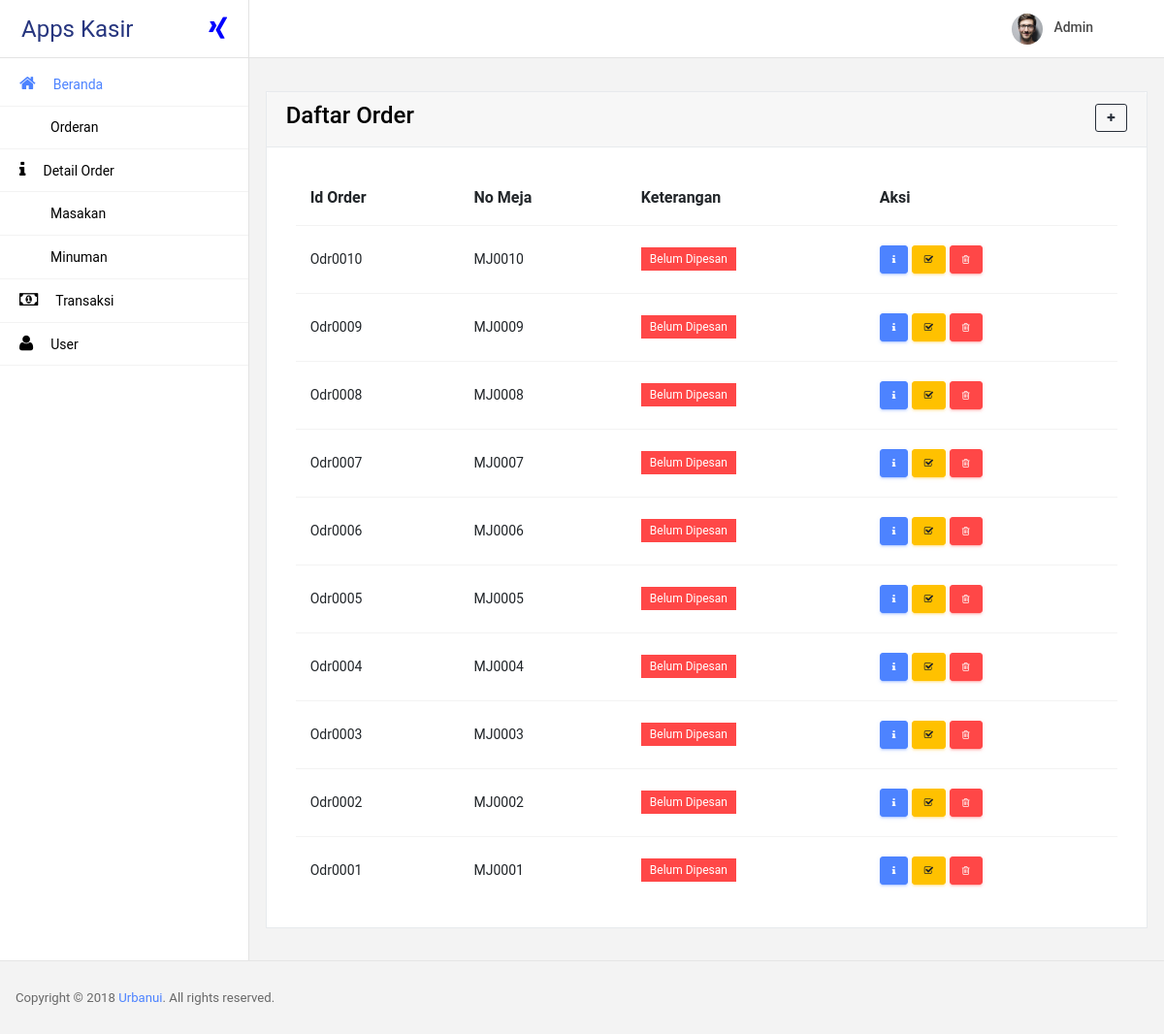
The page /index.php?order/admin (signed in) on the database its author committed.
### tables this page shows
CREATE TABLE `user` (
  `id_user` char(20) NOT NULL,
  `username` varchar(255) DEFAULT NULL,
  `password` char(255) DEFAULT NULL,
  `nama_user` varchar(255) DEFAULT NULL,
  `id_level` char(20) DEFAULT '5',
  PRIMARY KEY (`id_user`),
  KEY `id_level` (`id_level`)
);

CREATE TABLE `orderan` (
  `id_order` char(20) NOT NULL,
  `no_meja` char(20) DEFAULT NULL,
  `tanggal` date DEFAULT NULL,
  `id_user` char(20) DEFAULT NULL,
  `keterangan` enum('Belum Dipesan','Sudah Dipesan') DEFAULT 'Belum Dipesan',
  `status_order` enum('Sudah diproses','Belum diproses') DEFAULT 'Belum diproses',
  PRIMARY KEY (`id_order`),
  KEY `id_user` (`id_user`),
  CONSTRAINT `orderan_ibfk_1` FOREIGN KEY (`id_user`) REFERENCES `user` (`id_user`)
);

### common/query.php (called while the page is built, shortened)
<?php
class Query{
	public static function nampil($kon,$table,$data){
		return mysqli_query($kon,"SELECT * FROM $table WHERE $data");
	}
	public static function tampil($kon,$table){
		return mysqli_query($kon,"SELECT * FROM $table");
	}
	public static function fetch($syarat){
		return mysqli_fetch_array($syarat);
	}
}
?>

### common/link_dalam.php (called while the page is built, shortened)
<?php
$url=$_SERVER["QUERY_STRING"];
$belah=explode("/", $url);
$pecah=explode("-", $belah[0]);
$folder=$belah[1];
$file=$pecah[0];
if ($folder!="" AND $file!="") {
	if (file_exists("halaman/$folder/$file.php")) {
		include ("halaman/$folder/$file.php");
	}
	else{
		header("location:index.php");
	}
}
else{
	include ("halaman/umum/beranda.php");
}
?>

### index.php (called while the page is built, shortened)
<?php
$kon=mysqli_connect("localhost","root","","db_andika") or die ("Belum Konek");
include ("common/class_template.php");
include ("common/query.php");
$tem=new template();
if ($_SESSION['id']=="") {
	include ("common/link.php");
}
else{
	include ("common/link_dalam.php");
	include ("template/dashboard.php");
}
include ("template/layout.php");
?>

### halaman/admin/order.php (the view)
<?php
$query=Query::tampil($kon,"orderan ORDER BY id_order DESC");
while ($row=Query::fetch($query)) {
  $Detail=$tem->tbl("dt_order-{$row['id_order']}/$folder","primary","Detail","info");
  $Edit=$tem->tbl("edit_order-{$row['id_order']}/$folder","warning","Proses Pemesanan Selesai","check");
  $Hapus=$tem->tbl("hapus_order-{$row['id_order']}/aksi","danger","Hapus","trash");
  if ($row['keterangan']=="Sudah Dipesan") {
    $ket="<label class='badge badge-info'>{$row['keterangan']}</label>";
  }
  else{
    $ket="<label class='badge badge-danger'>{$row['keterangan']}</label>";
  }
  $tr.="
    <tr>
      <td>{$row['id_order']}</td>
      <td>{$row['no_meja']}</td>
      <td>$ket</td>
      <td>$Detail $Edit $Hapus</td>
    </tr>
  ";
}
$isi="
	<div class='table-responsive'>
        <table class='table'>
          <thead>
            <tr>
              <th><b>Id Order</th>
              <th><b>No Meja</th>
              <th><b>Keterangan</th>
              <th><b>Aksi</th>
            </tr>
          </thead>
          <tbody>
            $tr
          </tbody>
        </table>
      </div>
    </div>
  </div>
";
$tbl=$tem->tblink("tbh_order/admin","dark","Tambah","plus");
$konten=$tem->wadahisi("Daftar Order","$tbl","$isi");
?>

### common/class_template.php (shortened to what this page needs)
<?php
	class template{
		function wadahisi($wjudul,$wTombol,$wIsi){
			return "
				<div class='row'>
			        <div class='col-md-12 stretch-card'>
				        <div class='card'>
				            <div class='card-header'>
				              <h3>
				              	$wjudul
				              	$wTombol
				              </h3>
				            </div>
				            <div class='card-body'>
				              $wIsi
				            </div>
				        </div>
			        </div>
			    </div>
			";
		}
		function tblink($link,$warna,$ket,$icon){
			return "
				<a href='?$link' class='btn btn-outline-$warna btn-xs' style='float:right;' title='$ket'><span class='icon-$icon'></span></a>
			";
		}
		function tbl($link,$warna,$judul,$icon){
			return"
				<a href='?$link' class='btn btn-$warna btn-xs' title='$judul'><span class='icon-$icon'></span></a>
			";
		}
	}
?>

### template/header.php (shortened to what this page needs)
<?php
$ambil=mysqli_fetch_array(Query::nampil($kon,"user","username='{$_SESSION['id']}'"));
switch ($ambil['id_level']) {
  case '1':
    $level="Admin";
    $img="<img src='images/faces/face24.jpg' alt='profile'/>";
  break;
}
$header="
        <nav class='navbar col-lg-12 col-12 p-0 fixed-top d-flex flex-row'>
                <div class='navbar-brand-wrapper d-flex justify-content-center'>
            <div class='navbar-brand-inner-wrapper d-flex justify-content-between align-items-center w-100'>
              <a class='navbar-brand brand-logo' href='index.php'>Apps Kasir</a>
              <a class='navbar-brand brand-logo-mini' href='index.php'><i class='mdi mdi-xing'></i></a>
              <button class='navbar-toggler navbar-toggler align-self-center' type='button' data-toggle='minimize'>
                <span class='icon-xing' style='color:blue;'></span>
              </button>
            </div>
          </div>
          <div class='navbar-menu-wrapper d-flex align-items-center justify-content-end'>
            <ul class='navbar-nav navbar-nav-right'>
              <li class='nav-item nav-profile dropdown'>
                <a class='nav-link dropdown-toggle' href='#' data-toggle='dropdown' id='profileDropdown'>
                  $img
                  <span class='nav-profile-name'>$level</span>
                </a>
                <div class='dropdown-menu dropdown-menu-right navbar-dropdown' aria-labelledby='profileDropdown'>
                  <a class='dropdown-item'>
                    <i class='mdi mdi-account text-primary'></i>
                    {$ambil['nama_user']}
                  </a>
                  <a class='dropdown-item' href='?keluar/aksi'>
                    <i class='mdi mdi-logout text-primary'></i>
                    Logout
                  </a>
                </div>
              </li>
            </ul>
            <button class='navbar-toggler navbar-toggler-right d-lg-none align-self-center' type='button' data-toggle='offcanvas'>
              <span class='mdi mdi-menu'></span>
            </button>
          </div>
        </nav>
";
?>

### template/menu.php (shortened to what this page needs)
<?php
$ambil=mysqli_fetch_array(Query::nampil($kon,"user","username='{$_SESSION['id']}'"));
switch ($ambil['id_level']) {
  case '1':
    $lmenu="
      <li class='nav-item'>
        <a class='nav-link' href='?order/admin'>
          <i class='mdi mdi-book-open-page-variant menu-icon'></i>
          <span class='menu-title'>Orderan</span>
        </a>
      </li>
      <li class='nav-item'>
        <a class='nav-link' href='?Dorder/admin'>
          <i class='icon-info icon-3x menu-icon'></i>
          <span class='menu-title'>Detail Order</span>
        </a>
      </li>
      <li class='nav-item'>
        <a class='nav-link' href='?masakan/admin'>
          <i class='mdi mdi-food icon-3x menu-icon'></i>
          <span class='menu-title'>Masakan</span>
        </a>
      </li>
      <li class='nav-item'>
        <a class='nav-link' href='?minuman/admin'>
          <i class='mdi mdi-food icon-3x menu-icon'></i>
          <span class='menu-title'>Minuman</span>
        </a>
      </li>
      <li class='nav-item'>
        <a class='nav-link' href='?transaksi/admin'>
          <i class='icon-money icon-3x menu-icon'></i>
          <span class='menu-title'>Transaksi</span>
        </a>
      </li>
      <li class='nav-item'>
        <a class='nav-link' href='?user/admin'>
          <i class='icon-user icon-3x menu-icon'></i>
          <span class='menu-title'>User</span>
        </a>
      </li>
    ";
  break;
}
$menu="
          <nav class='sidebar sidebar-offcanvas' id='sidebar'>
              <ul class='nav'>
                <li class='nav-item'>
                  <a class='nav-link' href='index.php'>
                    <i class='icon-home menu-icon'></i>
                    <span class='menu-title'>Beranda</span>
                  </a>
                </li>
                $lmenu
              </ul>
          </nav>
";
?>

### template/footer.php
<?php
$footer="
              <footer class='footer'>
                <div class='d-sm-flex justify-content-center justify-content-sm-between'>
                  <span class='text-muted text-center text-sm-left d-block d-sm-inline-block'>Copyright © 2018 <a href='https://www.urbanui.com/' target='_blank'>Urbanui</a>. All rights reserved.</span>
                </div>
              </footer>
";
?>

### template/dashboard.php
<?php
include ("header.php");
include ("menu.php");
include ("footer.php");
$wadah="
	<div class='container-scroller'>
	   $header
		<div class='container-fluid page-body-wrapper'>
	    	$menu
			<div class='main-panel'>
				<div class='content-wrapper'>
					$konten
				</div>
			  $footer
			</div>
	    </div>
	</div>
";
?>

### template/layout.php
<?php
echo "
<!DOCTYPE html>
<html lang='en'>
  <head>
    <meta name='author' content='dIkaps'/>
    <title>Apps</title>
    <link rel='stylesheet' href='vendors/mdi/css/materialdesignicons.min.css'>
    <link rel='stylesheet' href='vendors/base/vendor.bundle.base.css'>
    <link rel='stylesheet' href='vendors/font-awesome/css/font-awesome.min.css'>
    <link rel='stylesheet' href='vendors/datepicker/datepicker3.css'>
    <link rel='stylesheet' href='css/style.css'>
    <link rel='shortcut icon' href='images/icon.png' />
  </head>
  <style>
    .form-control{
        border: 1px solid rgba(0,0,0,0.4);
    }
    label{
        font-weight: bold;
    }
  </style>
  <body>
    $wadah
    <script src='vendors/base/vendor.bundle.base.js'></script>
    <script src='vendors/datepicker/bootstrap-datepicker.js'></script>
    <script src='js/off-canvas.js'></script>
    <script src='js/template.js'></script>
    <script src='js/dashboard.js'></script>
    <script src='js/data-table.js'></script>
    <script src='js/dataTables.bootstrap4.js'></script>
    <script>
    $(function(){
      $('#datepicker').datepicker({
        format : 'yyyy-mm-dd',
        autoclose: true
      });
    });
    </script>
  </body>
</html>
";
?>

### template/layout.php (style rules this page uses)
label { font-weight: bold; }

### rows shown on the page
user: id_level "Admin"
orderan: id_order "Odr0010", no_meja "MJ0010", keterangan "Belum Dipesan"
orderan: id_order "Odr0009", no_meja "MJ0009", keterangan "Belum Dipesan"
orderan: id_order "Odr0008", no_meja "MJ0008", keterangan "Belum Dipesan"
orderan: id_order "Odr0007", no_meja "MJ0007", keterangan "Belum Dipesan"
orderan: id_order "Odr0006", no_meja "MJ0006", keterangan "Belum Dipesan"
orderan: id_order "Odr0005", no_meja "MJ0005", keterangan "Belum Dipesan"
orderan: id_order "Odr0004", no_meja "MJ0004", keterangan "Belum Dipesan"
orderan: id_order "Odr0003", no_meja "MJ0003", keterangan "Belum Dipesan"
orderan: id_order "Odr0002", no_meja "MJ0002", keterangan "Belum Dipesan"
orderan: id_order "Odr0001", no_meja "MJ0001", keterangan "Belum Dipesan"

### other values the page prints
$wjudul "Daftar Order"
